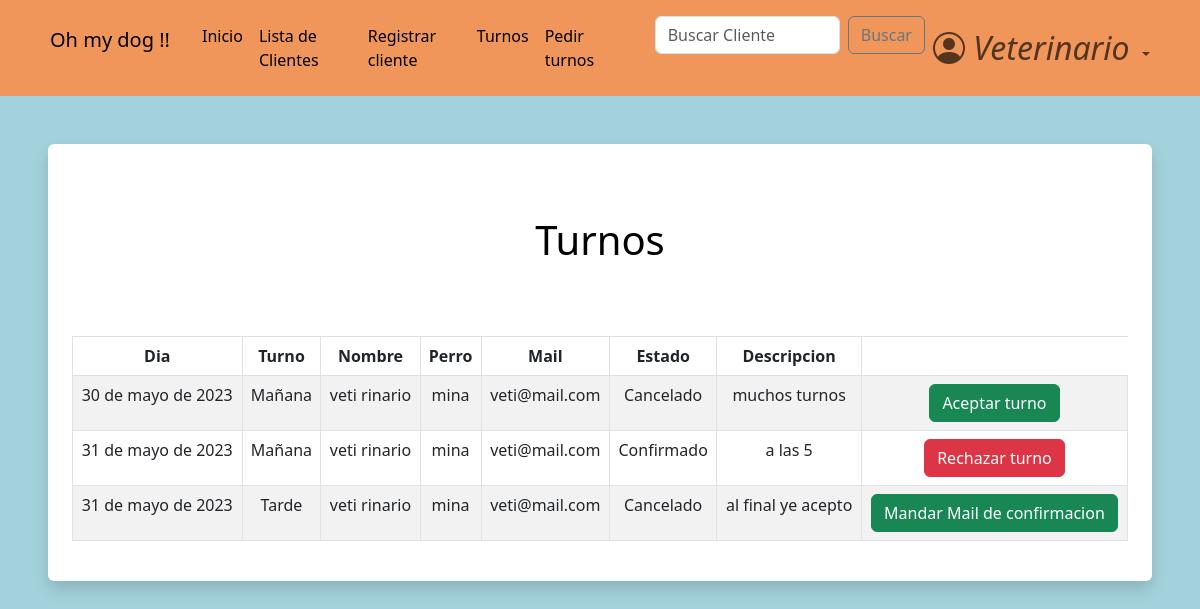
The page /turnos/staff-panel/ (signed in) on the database its author committed.
### shifts/models.py (models this page shows, shortened)
class Appointment(models.Model):
    user = models.ForeignKey(CustomUser, on_delete=models.CASCADE, null=True, blank=True)
    day = models.DateField(default=datetime.now)
    time = models.CharField(max_length=10, choices=TIME_CHOICES, default="Mañana")
    description = models.CharField(max_length=200, blank=True)
    dog = models.CharField(max_length=50, blank=True)
    status = models.CharField(max_length=50, default="Pendiente")
    mandado = models.CharField(max_length=50, default="1")

### accounts/models.py (models this page shows, shortened)
class CustomUser(AbstractBaseUser, PermissionsMixin):
    email = models.EmailField(
        verbose_name="email",
        unique=True,
        max_length=40
    )
    name = models.CharField(
        max_length=30
    )
    surname = models.CharField(
        max_length=30,
        blank=True,
        null=True
    )
    address = models.CharField(
        max_length=30,
        blank=True,
        null=True
    )
    telephone = models.SlugField(
        max_length=15,
        blank=True,
        null=True,
    )
    is_active = models.BooleanField(
        default=True,
    )
    is_staff = models.BooleanField(
        default=False,
    )
    is_admin = models.BooleanField(
        default=False,
    )
    last_login = models.DateTimeField(
        verbose_name="last login",
        default=datetime.datetime.now,
    )
    is_veterinario = models.BooleanField(
        default=False,
    )
    USERNAME_FIELD = "email"    #variable por la cual se ingresa, dice username pero seria como 'campo que representa el inicio de sesion'
    REQUIRED_FIELDS = ['name',]    #no permite registros si no tiene estos campos completos
    objects = CustomUserManager()

### shifts/views.py (the view)
# urls.py: path('staff-panel/', views.staffPanel, name='staffPanel'),
@login_required
def staffPanel(request):
    today = datetime.today()
    minDate = today.strftime('%Y-%m-%d')
    deltatime = today + timedelta(days=360)
    strdeltatime = deltatime.strftime('%Y-%m-%d')
    maxDate = strdeltatime
    items = Appointment.objects.filter(day__range=[minDate, maxDate]).order_by('day','time')
    if request.method == 'POST':
        description = request.POST.get('description')
        redirect('staffPanel')
    return render(request, 'staffPanel.html', {
        'items':items,
    })

### shifts/templates/staffPanel.html (shortened to what this page needs)
{% extends 'home.html' %}
{% load static %}
{% block content %}
{% if user.is_authenticated %}
<div class="shadow p-4 mb-5 bg-body bg-body rounded text-black  m-5 ">
  {%if items.exists%}
  <h1 class="text-center mt-5 mb-5">Turnos</h1>
    <br>
      <div class="table-responsive">
        <table class="table table-bordered table-striped table-hover mx-auto">
            <thead>
              <tr>
                <th class="text-center" scope="col">Dia</th>
                <th class="text-center" scope="col">Turno</th>
                <th class="text-center" scope="col">Nombre</th>
                <th class="text-center" scope="col">Perro</th>
                <th class="text-center" scope="col">Mail</th>
                <th class="text-center" scope="col">Estado</th>
                <th class="text-center" scope="col">Descripcion</th>
              </tr>
            </thead>
            <tbody id="myTable">
                {% for item in items %}
              <tr>
                <td class="text-center">{{item.day}}</td>
                <td class="text-center">{{item.time}}</td>
                <td class="text-center">{{item.user.name}} {{item.user.surname}}</td>
                <td class="text-center">{{item.dog}}</td>
                <td class="text-center">{{item.user.email}}</td>
                <td class="text-center">{{item.status}}</td>
                {% if item.description  %}
                  {% if item.status == "Confirmado" %}
                      {% if item.mandado == "1"  %}
                      <td class="text-center">{{item.description}}</td>
                      <td class="text-center"><a href="{% url 'desbloquear' item.id %}" class="btn btn-danger">Rechazar turno</a></td>
                      {% endif %}
                  {% endif %}
                  {% if item.status == "Cancelado"  %}
                    {% if item.mandado == "1"  %}
                    <td class="text-center">{{item.description}}</td>
                    <td class="text-center"><a href="{% url 'desbloquear' item.id %}" class="btn btn-success">Aceptar turno</a></td>
                    {% endif %}
                    {% if item.mandado == "3"  %}
                      <td class="text-center">{{item.description}}</td>
                      <td class="text-center"><a href="{% url 'accept' item.id %}" class="btn btn-success">Mandar Mail de confirmacion</a></td>
                    {% endif %}
                  {% endif %}
                {% endif %}
              </tr>
              {% endfor %}
            </tbody>
          </table>
        </div>
      {% else %}
        <h4 class="text-center">No hay turnos pendientes</h1>
      {% endif %}
</div>
{% else %}
<div class="shadow p-4 mb-5 bg-body bg-body rounded text-black  m-5">
  <h1 class="p-2  me-3">Primero debes iniciar sesión!</h1>
  <a href="{% url 'login' %}" class="btn btn-primary text-white">Iniciar sesión</a>
</div>
{% endif %}
{% endblock %}

### pages/static/css/styles.css (style rules this page uses)
html { box-sizing: border-box; font-size: 16px; scroll-behavior: smooth; }
body { margin: 0; padding: 0; overflow-x: hidden; background-color: #a4d2dc; }
a { text-decoration: none; }

### rows shown on the page
Appointment: day "30 de mayo de 2023", time "Mañana", user.name "veti", user.surname "rinario", dog "mina", user.email "veti@mail.com", status "Cancelado", description "muchos turnos"
Appointment: day "31 de mayo de 2023", time "Mañana", user.name "veti", user.surname "rinario", dog "mina", user.email "veti@mail.com", status "Confirmado", description "a las 5"
Appointment: day "31 de mayo de 2023", time "Tarde", user.name "veti", user.surname "rinario", dog "mina", user.email "veti@mail.com", status "Cancelado", description "al final ye acepto"
